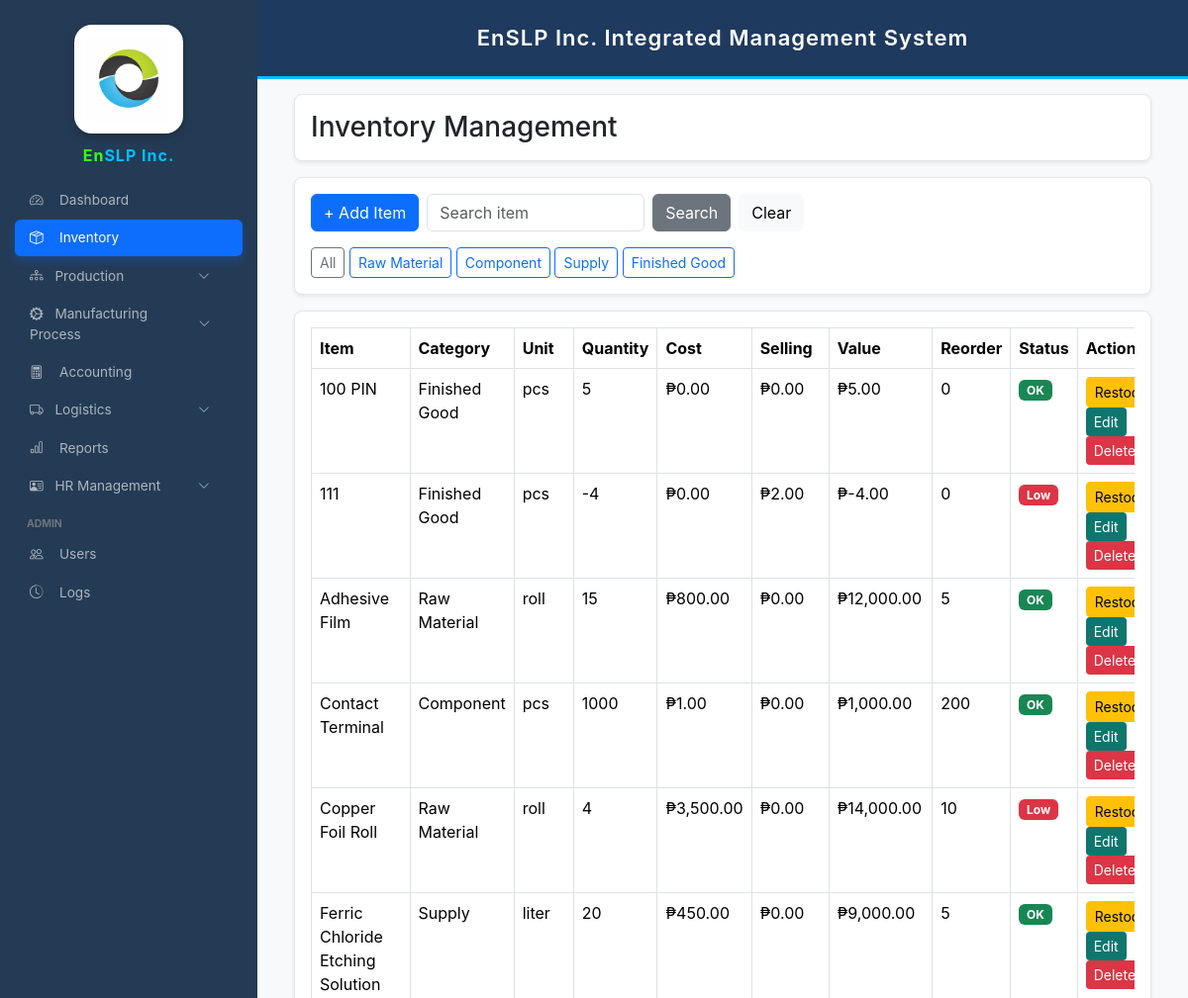
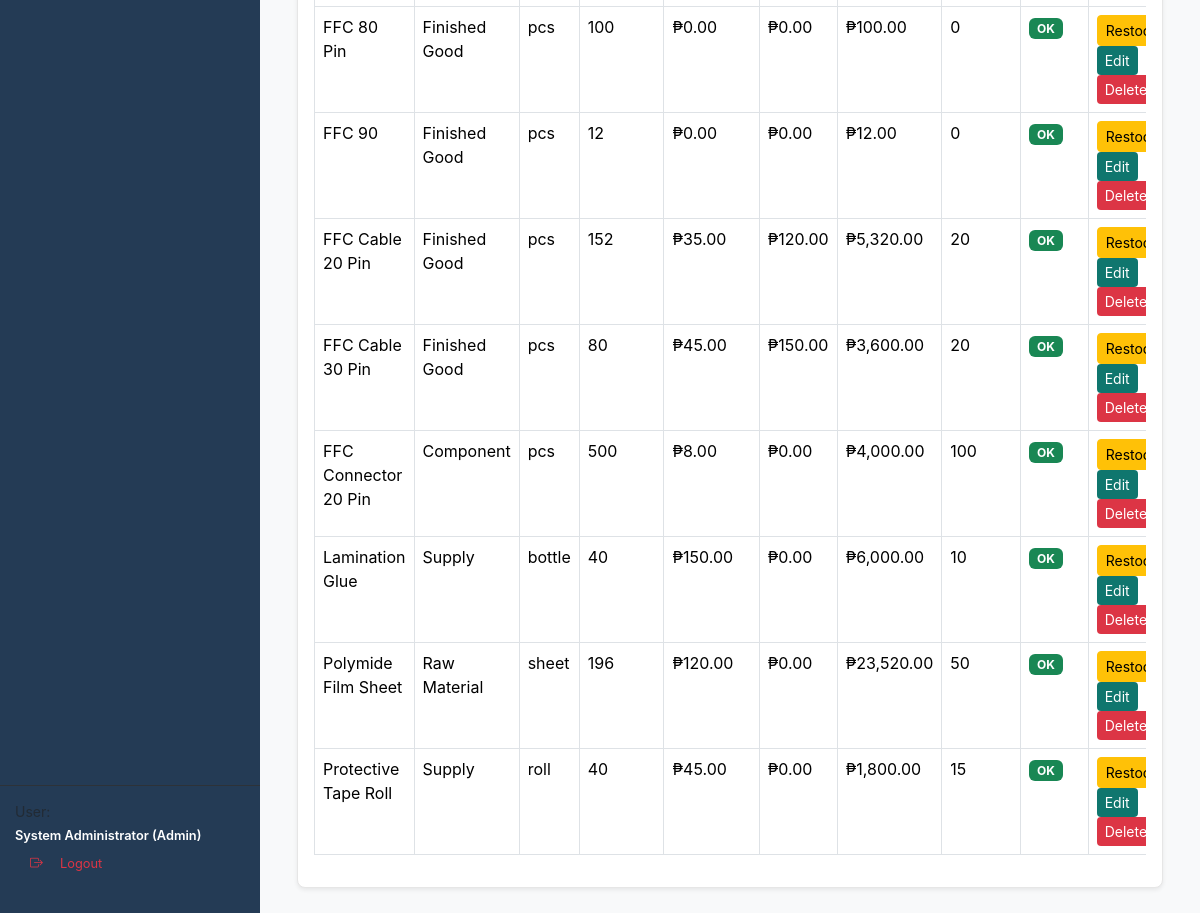
Page /inventory.php (signed in) on the committed database (2 pictures, top to bottom).
### tables this page shows
CREATE TABLE `inventory_items` (
  `id` int(11) NOT NULL,
  `item_code` varchar(50) DEFAULT NULL,
  `item_name` varchar(150) NOT NULL,
  `category` varchar(50) DEFAULT NULL,
  `unit` varchar(30) DEFAULT 'pcs',
  `quantity` int(11) NOT NULL DEFAULT 0,
  `reorder_level` int(11) NOT NULL DEFAULT 0,
  `created_at` datetime NOT NULL DEFAULT current_timestamp(),
  `cost` decimal(10,2) DEFAULT NULL,
  `selling_price` decimal(10,2) DEFAULT 0.00,
  `status` varchar(20) DEFAULT 'active',
  `value` decimal(10,2) DEFAULT 0.00
);

### inventory.php (the view, shortened to what this page needs)
<?php
require_once 'config.php';
$q = trim($_GET['q'] ?? '');
$category = $_GET['category'] ?? '';
if($q!=""){
    $stmt=$conn->prepare("SELECT * FROM inventory_items WHERE item_name LIKE ? AND status='active'");
    $stmt->execute(["%$q%"]);
}elseif($category!=""){
    $stmt=$conn->prepare("SELECT * FROM inventory_items WHERE category=? AND status='active'");
    $stmt->execute([$category]);
}else{
    $stmt=$conn->query("SELECT * FROM inventory_items WHERE status='active' ORDER BY item_name ASC");
}
$items=$stmt->fetchAll(PDO::FETCH_ASSOC);
?>
<!DOCTYPE html>
<html>
<head>
<link href="https://cdn.jsdelivr.net/npm/bootstrap@5.3.3/dist/css/bootstrap.min.css" rel="stylesheet">
</head>
<body>
<?php include 'sidebar.php'; ?>
<?php include 'header.php'; ?>
<div class="main-content">
<div class="container-fluid">
<div class="card shadow-sm mb-3">
<div class="card-body">
<h3 class="mb-0">Inventory Management</h3>
</div>
</div>
<div class="card shadow-sm mb-3">
<div class="card-body">
<form method="GET" class="d-flex align-items-center flex-wrap gap-2">
<div class="d-flex align-items-center gap-2 flex-wrap">
    <?php if(strtolower($_SESSION['role']) != 'engineer'): ?>
<button type="button" class="btn btn-primary" data-bs-toggle="modal" data-bs-target="#addModal">
    + Add Item
</button>
<?php endif; ?>
    <input
    type="text"
    name="q"
    value="<?=htmlspecialchars($q)?>"
    class="form-control"
    placeholder="Search item"
    style="width:220px"
    >
    <button class="btn btn-secondary">Search</button>
    <a href="inventory.php" class="btn btn-light">Clear</a>
</div>
</form>
<div class="mt-3">
<a href="inventory.php" class="btn btn-outline-secondary btn-sm">All</a>
<a href="inventory.php?category=Raw Material" class="btn btn-outline-primary btn-sm">Raw Material</a>
<a href="inventory.php?category=Component" class="btn btn-outline-primary btn-sm">Component</a>
<a href="inventory.php?category=Supply" class="btn btn-outline-primary btn-sm">Supply</a>
<a href="inventory.php?category=Finished Good" class="btn btn-outline-primary btn-sm">Finished Good</a>
</div>
</div>
</div>
<div class="card shadow-sm">
<div class="card-body">
<div class="table-responsive">
<table class="table table-bordered table-hover">
<thead>
<tr>
<th>Item</th>
<th>Category</th>
<th>Unit</th>
<th>Quantity</th>
<th>Cost</th>
<th>Selling</th>
<th>Value</th>
<th>Reorder</th>
<th>Status</th>
<th width="220">Action</th>
</tr>
</thead>
<tbody>
<?php foreach($items as $it){
$cost = (float)($it['cost'] ?? 0);
if($cost == 0){
    $cost = 1;
}
$qty = (int)($it['quantity'] ?? 0);
$value = $cost * $qty;
$low = ($qty <= (int)$it['reorder_level']);
?>
<tr>
<td><?=$it['item_name']?></td>
<td><?=$it['category']?></td>
<td><?=$it['unit']?></td>
<td><?=$it['quantity']?></td>
<td>₱<?=number_format((float)($it['cost'] ?? 0),2)?></td>
<td>₱<?=number_format((float)($it['selling_price'] ?? 0),2)?></td>
<td>₱<?=number_format((float)$value,2)?></td>
<td><?=$it['reorder_level']?></td>
<td>
<?php if($low){ ?>
<span class="badge bg-danger">Low</span>
<?php } else { ?>
<span class="badge bg-success">OK</span>
<?php } ?>
</td>
<td>
<?php if(strtolower($_SESSION['role']) != 'engineer'): ?>
<button class="btn btn-warning btn-sm"
data-bs-toggle="modal"
data-bs-target="#restockModal"
data-id="<?=$it['id']?>"
data-name="<?=$it['item_name']?>"
>
Restock
</button>
<button
class="btn btn-edit btn-sm"
data-bs-toggle="modal"
data-bs-target="#editModal"
data-id="<?=$it['id']?>"
data-name="<?=$it['item_name']?>"
data-category="<?=$it['category']?>"
data-unit="<?=$it['unit']?>"
data-qty="<?=$it['quantity']?>"
data-cost="<?=$it['cost']?>"
data-sell="<?=$it['selling_price']?>"
data-reorder="<?=$it['reorder_level']?>"
>
Edit
</button>
<form method="POST" style="display:inline;">
<button type="submit" name="delete_item" class="btn btn-delete btn-sm"
onclick="return confirm('Delete this item?')">
Delete
</button>
</form>
<?php else: ?>
<span class="badge bg-secondary">View Only</span>
<?php endif; ?>
</td>
</tr>
<?php } ?>
</tbody>
</table>
</div>
</div>
</div>
</div>
</div>
</body>
</html>

### inventory.php (style rules this page uses)
body { background:#f4f6f9; font-family:Arial; }
.main-content { margin-left:260px; padding:25px; margin-top:70px; }
.card { border-radius:8px; border:1px solid #e6e6e6; }
.table thead { background:#f8f9fa; }
.btn-edit { background:#0f766e; color:white; border:none; }
.btn-delete { background:#dc3545; color:white; border:none; }

### sidebar.php (style rules this page uses)
:root { --sb-width:260px; --primary-blue:#0d6efd; --sidebar-bg:#243b55; }
body { font-family:'Inter',sans-serif!important; margin:0!important; background:#f8f9fa; }

### rows in the picture
inventory_items: item_name "100 PIN", category "Finished Good", unit "pcs", quantity "5", cost "0.00", selling_price "0.00", value "5.00", reorder_level "0", shows "OK"
inventory_items: item_name "111", category "Finished Good", unit "pcs", quantity "-4", cost "0.00", selling_price "2.00", value "-4.00", reorder_level "0", shows "Low"
inventory_items: item_name "Adhesive Film", category "Raw Material", unit "roll", quantity "15", cost "800.00", selling_price "0.00", value "12,000.00", reorder_level "5", shows "OK"
inventory_items: item_name "Contact Terminal", category "Component", unit "pcs", quantity "1000", cost "1.00", selling_price "0.00", value "1,000.00", reorder_level "200", shows "OK"
inventory_items: item_name "Copper Foil Roll", category "Raw Material", unit "roll", quantity "4", cost "3,500.00", selling_price "0.00", value "14,000.00", reorder_level "10", shows "Low"
inventory_items: item_name "Ferric Chloride Etching Solution", category "Supply", unit "liter", quantity "20", cost "450.00", selling_price "0.00", value "9,000.00", reorder_level "5", shows "OK"
inventory_items: item_name "FFC 80 Pin", category "Finished Good", unit "pcs", quantity "100", cost "0.00", selling_price "0.00", value "100.00", reorder_level "0", shows "OK"
inventory_items: item_name "FFC 90", category "Finished Good", unit "pcs", quantity "12", cost "0.00", selling_price "0.00", value "12.00", reorder_level "0", shows "OK"
inventory_items: item_name "FFC Cable 20 Pin", category "Finished Good", unit "pcs", quantity "152", cost "35.00", selling_price "120.00", value "5,320.00", reorder_level "20", shows "OK"
inventory_items: item_name "FFC Cable 30 Pin", category "Finished Good", unit "pcs", quantity "80", cost "45.00", selling_price "150.00", value "3,600.00", reorder_level "20", shows "OK"
inventory_items: item_name "FFC Connector 20 Pin", category "Component", unit "pcs", quantity "500", cost "8.00", selling_price "0.00", value "4,000.00", reorder_level "100", shows "OK"
inventory_items: item_name "Lamination Glue", category "Supply", unit "bottle", quantity "40", cost "150.00", selling_price "0.00", value "6,000.00", reorder_level "10", shows "OK"
inventory_items: item_name "Polymide Film Sheet", category "Raw Material", unit "sheet", quantity "196", cost "120.00", selling_price "0.00", value "23,520.00", reorder_level "50", shows "OK"
inventory_items: item_name "Protective Tape Roll", category "Supply", unit "roll", quantity "40", cost "45.00", selling_price "0.00", value "1,800.00", reorder_level "15", shows "OK"
